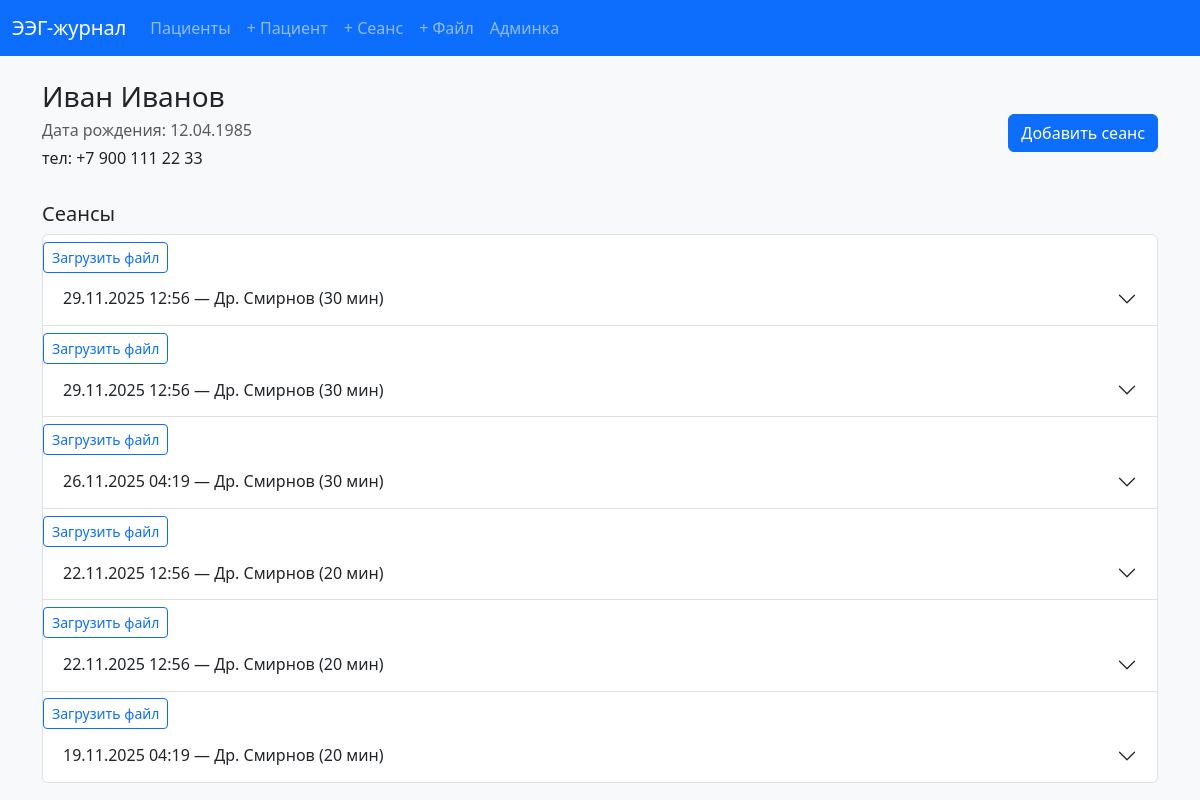
Page /patients/2/ on the committed database.
### records/models.py (models this page shows, shortened)
class Patient(models.Model):
    full_name = models.CharField("ФИО", max_length=255)
    birth_date = models.DateField("Дата рождения")
    contact_info = models.TextField("Контакты/примечания", blank=True)
    class Meta:
        ordering = ["full_name"]
        verbose_name = "Пациент"
        verbose_name_plural = "Пациенты"

class EEGSession(models.Model):
    patient = models.ForeignKey(Patient, on_delete=models.CASCADE, related_name="sessions")
    start_datetime = models.DateTimeField("Дата и время проведения")
    duration_minutes = models.PositiveIntegerField("Длительность, мин", default=30)
    technician = models.CharField("Оператор/врач", max_length=150)
    conclusion = models.TextField("Заключение", blank=True)
    class Meta:
        ordering = ["-start_datetime"]
        verbose_name = "Сеанс ЭЭГ"
        verbose_name_plural = "Сеансы ЭЭГ"

### records/views.py (the view)
# urls.py: path("patients/<int:pk>/", views.patient_detail, name="patient_detail"),
def patient_detail(request, pk: int):
    patient = get_object_or_404(Patient, pk=pk)
    related_mgr = getattr(patient, "sessions", None)
    if related_mgr is None:
        qs = EEGSession.objects.filter(patient=patient).prefetch_related("files")
    else:
        qs = related_mgr.prefetch_related("files").all()
    sessions = cast(QuerySet["EEGSession"], qs)
    return render(
        request,
        "records/patient_detail.html",
        {"patient": patient, "sessions": sessions},
    )

### records/templates/records/patient_detail.html (shortened to what this page needs)
{% extends 'records/base.html' %}
{% block content %}
<div class="d-flex justify-content-between align-items-center mb-3">
  <div>
    <h3 class="mb-1">{{ patient.full_name }}</h3>
    <p class="mb-0 text-muted">Дата рождения: {{ patient.birth_date|date:"d.m.Y" }}</p>
    {% if patient.contact_info %}<p class="mt-1">{{ patient.contact_info }}</p>{% endif %}
  </div>
  <a class="btn btn-primary" href="{% url 'create_session' %}?patient={{ patient.pk }}">
  Добавить сеанс
</a>
</div>
<h5>Сеансы</h5>
<div class="accordion" id="sessionsAccordion">
  {% for session in sessions %}
  <div class="accordion-item">
    <h2 class="accordion-header" id="heading{{ session.id }}">
      <a class="btn btn-sm btn-outline-primary"
   href="{% url 'upload_file' %}?session={{ session.id }}">
  Загрузить файл
</a>
      <button class="accordion-button collapsed" type="button" data-bs-toggle="collapse" data-bs-target="#collapse{{ session.id }}">
        {{ session.start_datetime|date:"d.m.Y H:i" }} — {{ session.technician }} ({{ session.duration_minutes }} мин)
      </button>
    </h2>
  </div>
  {% empty %}
  <p class="text-muted">Сеансов пока нет.</p>
  {% endfor %}
</div>
{% endblock %}

### rows in the picture
Patient: full_name "Иван Иванов", birth_date "12.04.1985", contact_info "тел: +7 900 111 22 33"
EEGSession: start_datetime "29.11.2025 12:56", technician "Др. Смирнов", duration_minutes "30"
EEGSession: start_datetime "29.11.2025 12:56", technician "Др. Смирнов", duration_minutes "30"
EEGSession: start_datetime "26.11.2025 04:19", technician "Др. Смирнов", duration_minutes "30"
EEGSession: start_datetime "22.11.2025 12:56", technician "Др. Смирнов", duration_minutes "20"
EEGSession: start_datetime "22.11.2025 12:56", technician "Др. Смирнов", duration_minutes "20"
EEGSession: start_datetime "19.11.2025 04:19", technician "Др. Смирнов", duration_minutes "20"
